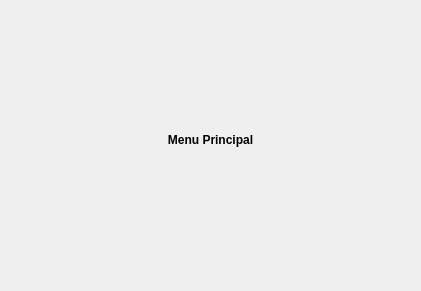
<?xml version="1.0" encoding="UTF-8"?>
<ui version="4.0">
 <class>MenuWidget</class>
 <widget class="QWidget" name="MenuWidget">
  <property name="geometry">
   <rect>
    <x>0</x>
    <y>0</y>
    <width>421</width>
    <height>291</height>
   </rect>
  </property>
  <property name="windowTitle">
   <string>Form</string>
  </property>
  <property name="styleSheet">
   <string notr="true"/>
  </property>
  <widget class="QLabel" name="label">
   <property name="geometry">
    <rect>
     <x>140</x>
     <y>120</y>
     <width>141</width>
     <height>41</height>
    </rect>
   </property>
   <property name="autoFillBackground">
    <bool>false</bool>
   </property>
   <property name="text">
    <string>&lt;html&gt;&lt;head/&gt;&lt;body&gt;&lt;p align=&quot;center&quot;&gt;&lt;span style=&quot; font-weight:600;&quot;&gt;Menu Principal&lt;/span&gt;&lt;/p&gt;&lt;/body&gt;&lt;/html&gt;</string>
   </property>
  </widget>
 </widget>
 <resources/>
 <connections/>
</ui>
